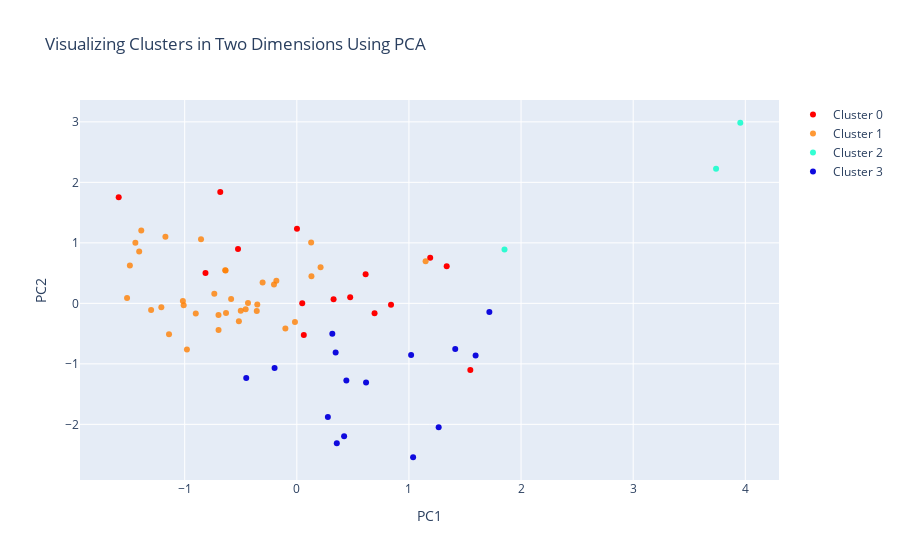

The cell this chart's notebook holds for it:
### Code cell
trace1 = go.Scatter(
                    x = cluster0["PC1_2d"],
                    y = cluster0["PC2_2d"],
                    mode = "markers",
                    name = "Cluster 0",
                    marker = dict(color = 'rgba(255, 0, 0, 1)'),
                    text = None)

#trace2 is for 'Cluster 1'
trace2 = go.Scatter(
                    x = cluster1["PC1_2d"],
                    y = cluster1["PC2_2d"],
                    mode = "markers",
                    name = "Cluster 1",
                    marker = dict(color = 'rgba(255, 128, 2, 0.8)'),
                    text = None)

#trace3 is for 'Cluster 2'
trace3 = go.Scatter(
                    x = cluster2["PC1_2d"],
                    y = cluster2["PC2_2d"],
                    mode = "markers",
                    name = "Cluster 2",
                    marker = dict(color = 'rgba(0, 255, 200, 0.8)'),
                    text = None)

trace4 = go.Scatter(
                    x = cluster3["PC1_2d"],
                    y = cluster3["PC2_2d"],
                    mode = "markers",
                    name = "Cluster 3",
                    marker = dict(color = 'rgba(15, 10, 222, 1)'),
                    text = None)

data_all = [trace1, trace2, trace3, trace4]

title = "Visualizing Clusters in Two Dimensions Using PCA"

layout = dict(title = title,
              xaxis= dict(title= 'PC1',ticklen= 5,zeroline= False),
              yaxis= dict(title= 'PC2',ticklen= 5,zeroline= False)
             )

fig = dict(data = data_all, layout = layout)

iplot(fig)

### Figure 1 — Plotly figure (JSON) as saved in the notebook; plotly's stock layout.template omitted (floating-point values rounded to 4 significant figures)
{"data": [{"marker": {"color": "rgba(255, 0, 0, 1)"}, "mode": "markers", "name": "Cluster 0", "type": "scatter", "x": [0.6934, 0.3279, -1.589, 0.476, -0.6827, -0.5243, -0.8146, 0.8403, 1.19, 1.548, 0.06229, 0.6138, 1.337, 0.04832, 0.001394], "y": [-0.1622, 0.06824, 1.756, 0.1025, 1.841, 0.8999, 0.5022, -0.02208, 0.7551, -1.102, -0.5235, 0.4823, 0.614, 0.003279, 1.235]}, {"marker": {"color": "rgba(255, 128, 2, 0.8)"}, "mode": "markers", "name": "Cluster 1", "type": "scatter", "x": [-0.2037, -0.8544, -1.172, -1.016, -0.6352, -0.4355, 0.1279, -0.6314, -0.5859, 1.149, -1.406, -1.009, -0.102, -0.01659, -0.3525, 0.1305, 0.212, -0.736, -0.6981, -1.14, -0.3051, -1.3, -1.514, -0.6985, -0.4999, -1.489, -1.44, -0.9011, -0.9802, -0.6388, -0.1825, -1.387, -0.5166, -1.208, -0.3571, -0.4563], "y": [0.3135, 1.062, 1.102, 0.0405, 0.5434, 0.004543, 1.006, -0.1608, 0.07148, 0.6956, 0.8556, -0.03122, -0.4145, -0.3097, -0.02018, 0.4476, 0.596, 0.157, -0.4385, -0.5104, 0.3429, -0.1083, 0.0876, -0.1942, -0.1242, 0.625, 1.003, -0.1666, -0.7642, 0.5482, 0.3727, 1.205, -0.2976, -0.06571, -0.1259, -0.09868]}, {"marker": {"color": "rgba(0, 255, 200, 0.8)"}, "mode": "markers", "name": "Cluster 2", "type": "scatter", "x": [3.955, 1.852, 3.739], "y": [2.985, 0.8881, 2.225]}, {"marker": {"color": "rgba(15, 10, 222, 1)"}, "mode": "markers", "name": "Cluster 3", "type": "scatter", "x": [0.6177, 0.4218, 0.3464, 1.019, 1.265, 1.037, 1.413, 0.277, -0.4512, -0.1983, 0.3166, 0.3565, 1.595, 0.4418, 1.717], "y": [-1.31, -2.196, -0.8126, -0.8541, -2.046, -2.544, -0.7549, -1.879, -1.233, -1.07, -0.5026, -2.311, -0.8623, -1.276, -0.1435]}], "layout": {"title": {"text": "Visualizing Clusters in Two Dimensions Using PCA"}, "xaxis": {"ticklen": 5, "title": {"text": "PC1"}, "zeroline": false}, "yaxis": {"ticklen": 5, "title": {"text": "PC2"}, "zeroline": false}}}
